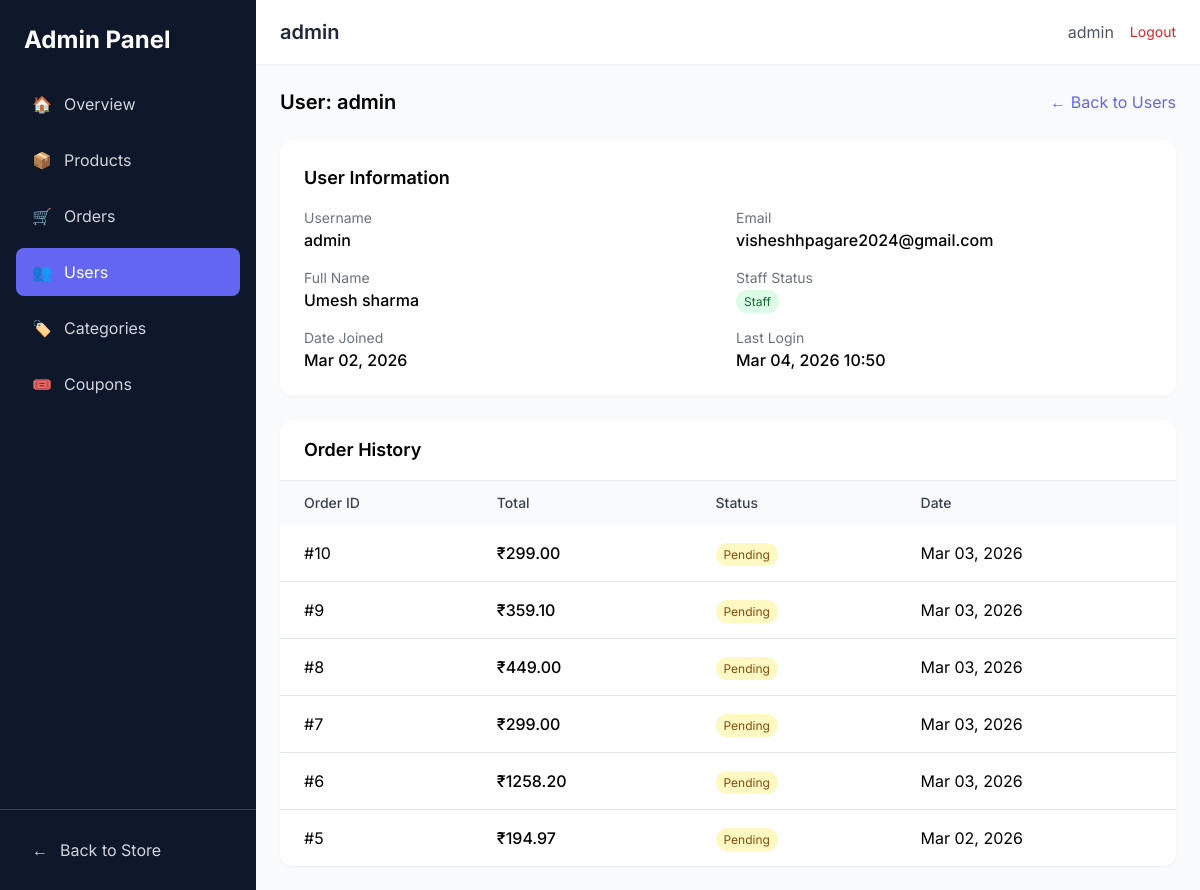
The app's page /dashboard/users/1/ (signed in), older data.
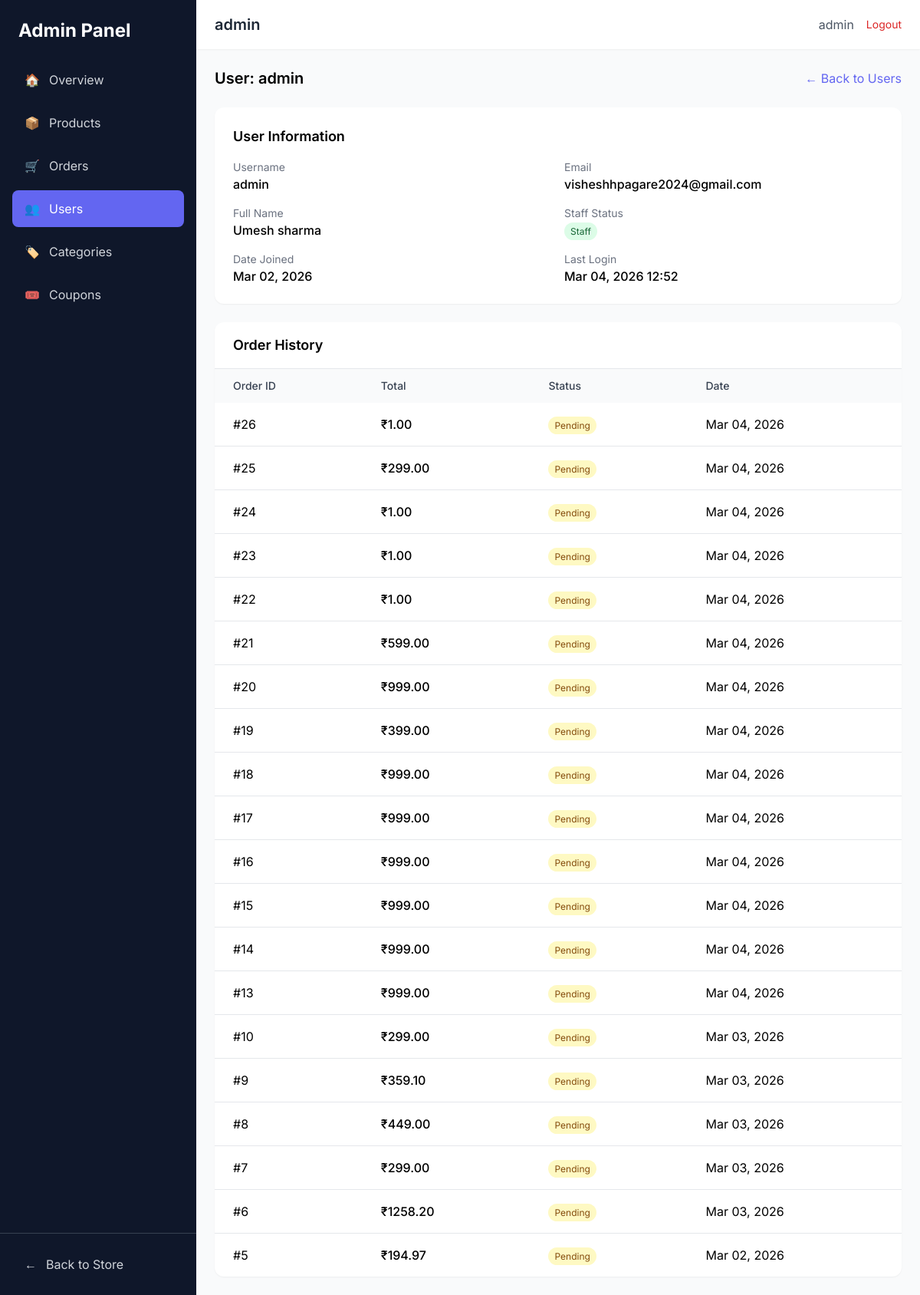
The same page, newer data.
### users/models.py (models this page shows, shortened)
class CustomUser(AbstractUser):
    phone = models.CharField(max_length=20, blank=True)
    avatar = models.ImageField(upload_to='avatars/', blank=True, null=True)
    address = models.TextField(blank=True)
    city = models.CharField(max_length=100, blank=True)
    country = models.CharField(max_length=100, blank=True)

### orders/models.py (models this page shows, shortened)
class Order(models.Model):
    STATUS_CHOICES = [
        ('PENDING', 'Pending'),
        ('CONFIRMED', 'Confirmed'),
        ('SHIPPED', 'Shipped'),
        ('DELIVERED', 'Delivered'),
        ('CANCELLED', 'Cancelled'),
    ]
    PAYMENT_STATUS_CHOICES = [
        ('PENDING', 'Pending'),
        ('PAID', 'Paid'),
        ('FAILED', 'Failed'),
        ('REFUNDED', 'Refunded'),
    ]
    user = models.ForeignKey(settings.AUTH_USER_MODEL, on_delete=models.CASCADE, related_name='orders')
    total_price = models.DecimalField(max_digits=10, decimal_places=2)
    status = models.CharField(max_length=20, choices=STATUS_CHOICES, default='PENDING')
    payment_status = models.CharField(max_length=20, choices=PAYMENT_STATUS_CHOICES, default='PENDING')
    shipping_address = models.TextField()
    created_at = models.DateTimeField(auto_now_add=True)
    updated_at = models.DateTimeField(auto_now=True)

### dashboard/views.py (the view)
# urls.py: path('users/<int:id>/', views.user_detail, name='user_detail'),
@staff_required
def user_detail(request, id):
    user = get_object_or_404(CustomUser, id=id)
    orders = user.orders.order_by('-created_at')
    return render(request, 'dashboard/users/detail.html', {'user': user, 'orders': orders})

### orders/cart_utils.py (called while the page is built, shortened)
def get_cart(request):
    if request.user.is_authenticated:
        cart, created = Cart.objects.get_or_create(user=request.user)
        if request.session.session_key is None:
            request.session.create()
        session_key = request.session.session_key
        session_cart = Cart.objects.filter(session_key=session_key, user__isnull=True).first()
        if session_cart:
            merge_carts(session_key, request.user)
        return cart

def get_cart_count(request):
    cart = get_cart(request)
    return sum(item.quantity for item in cart.items.all())

### orders/context_processors.py (called while the page is built)
def cart_context(request):
    return {
        'cart_count': get_cart_count(request),
    }

### templates/dashboard/users/detail.html (shortened to what this page needs)
{% extends 'dashboard/base.html' %}
{% block page_title %}{{ user.username }}{% endblock %}
{% block content %}
<div class="max-w-4xl">
    <div class="flex justify-between items-center mb-6">
        <h2 class="text-xl font-semibold">User: {{ user.username }}</h2>
        <a href="{% url 'dashboard:user_list' %}" class="text-primary hover:underline">&larr; Back to Users</a>
    </div>
    <div class="bg-white rounded-xl shadow-sm p-6 mb-6">
        <h3 class="text-lg font-semibold mb-4">User Information</h3>
        <div class="grid grid-cols-2 gap-4">
            <div>
                <p class="text-sm text-gray-500">Username</p>
                <p class="font-medium">{{ user.username }}</p>
            </div>
            <div>
                <p class="text-sm text-gray-500">Email</p>
                <p class="font-medium">{{ user.email }}</p>
            </div>
            <div>
                <p class="text-sm text-gray-500">Full Name</p>
                <p class="font-medium">{{ user.get_full_name|default:'-' }}</p>
            </div>
            <div>
                <p class="text-sm text-gray-500">Staff Status</p>
                <span class="px-2 py-1 text-xs rounded-full {% if user.is_staff %}bg-green-100 text-green-800{% else %}bg-gray-100 text-gray-800{% endif %}">
                    {{ user.is_staff|yesno:"Staff,User" }}
                </span>
            </div>
            <div>
                <p class="text-sm text-gray-500">Date Joined</p>
                <p class="font-medium">{{ user.date_joined|date:"M d, Y" }}</p>
            </div>
            <div>
                <p class="text-sm text-gray-500">Last Login</p>
                <p class="font-medium">{{ user.last_login|date:"M d, Y H:i"|default:'Never' }}</p>
            </div>
        </div>
    </div>
    <div class="bg-white rounded-xl shadow-sm overflow-hidden">
        <div class="px-6 py-4 border-b border-gray-200">
            <h3 class="text-lg font-semibold">Order History</h3>
        </div>
        <table class="w-full">
            <thead class="bg-gray-50">
                <tr>
                    <th class="px-6 py-3 text-left text-sm font-medium text-gray-700">Order ID</th>
                    <th class="px-6 py-3 text-left text-sm font-medium text-gray-700">Total</th>
                    <th class="px-6 py-3 text-left text-sm font-medium text-gray-700">Status</th>
                    <th class="px-6 py-3 text-left text-sm font-medium text-gray-700">Date</th>
                </tr>
            </thead>
            <tbody class="divide-y divide-gray-200">
                {% for order in orders %}
                    <tr>
                        <td class="px-6 py-4">#{{ order.id }}</td>
                        <td class="px-6 py-4 font-medium">₹{{ order.total_price }}</td>
                        <td class="px-6 py-4">
                            <span class="px-2 py-1 text-xs rounded-full
                                {% if order.status == 'PENDING' %}bg-yellow-100 text-yellow-800
                                {% elif order.status == 'DELIVERED' %}bg-green-100 text-green-800
                                {% else %}bg-gray-100 text-gray-800{% endif %}">
                                {{ order.get_status_display }}
                            </span>
                        </td>
                        <td class="px-6 py-4">{{ order.created_at|date:"M d, Y" }}</td>
                    </tr>
                {% empty %}
                    <tr>
                        <td colspan="4" class="px-6 py-8 text-center text-gray-500">No orders yet</td>
                    </tr>
                {% endfor %}
            </tbody>
        </table>
    </div>
</div>
{% endblock %}

### templates/dashboard/base.html (shortened to what this page needs)
<!DOCTYPE html>
<html lang="en">
<head>
    <script src="https://cdn.tailwindcss.com"></script>
</head>
<body class="bg-gray-50">
    <div class="flex h-screen">
        <aside id="sidebar" class="bg-sidebar text-white w-64 flex-shrink-0 hidden lg:flex flex-col">
            <div class="p-6">
                <a href="{% url 'dashboard:home' %}" class="text-2xl font-bold">Admin Panel</a>
            </div>
            <nav class="flex-1 px-4 space-y-2">
                <a href="{% url 'dashboard:home' %}" class="flex items-center gap-3 px-4 py-3 rounded-lg {% if request.resolver_match.url_name == 'home' %}bg-primary text-white{% else %}text-gray-300 hover:bg-gray-800{% endif %} transition">
                    <span>🏠</span> Overview
                </a>
                <a href="{% url 'dashboard:product_list' %}" class="flex items-center gap-3 px-4 py-3 rounded-lg {% if 'product' in request.resolver_match.url_name %}bg-primary text-white{% else %}text-gray-300 hover:bg-gray-800{% endif %} transition">
                    <span>📦</span> Products
                </a>
                <a href="{% url 'dashboard:order_list' %}" class="flex items-center gap-3 px-4 py-3 rounded-lg {% if 'order' in request.resolver_match.url_name and 'order_status' not in request.resolver_match.url_name %}bg-primary text-white{% else %}text-gray-300 hover:bg-gray-800{% endif %} transition">
                    <span>🛒</span> Orders
                </a>
                <a href="{% url 'dashboard:user_list' %}" class="flex items-center gap-3 px-4 py-3 rounded-lg {% if 'user' in request.resolver_match.url_name %}bg-primary text-white{% else %}text-gray-300 hover:bg-gray-800{% endif %} transition">
                    <span>👥</span> Users
                </a>
                <a href="{% url 'dashboard:category_list' %}" class="flex items-center gap-3 px-4 py-3 rounded-lg {% if 'category' in request.resolver_match.url_name %}bg-primary text-white{% else %}text-gray-300 hover:bg-gray-800{% endif %} transition">
                    <span>🏷️</span> Categories
                </a>
                <a href="{% url 'dashboard:coupon_list' %}" class="flex items-center gap-3 px-4 py-3 rounded-lg {% if 'coupon' in request.resolver_match.url_name %}bg-primary text-white{% else %}text-gray-300 hover:bg-gray-800{% endif %} transition">
                    <span>🎟️</span> Coupons
                </a>
            </nav>
            <div class="p-4 border-t border-gray-700">
                <a href="{% url 'products:home' %}" class="flex items-center gap-3 px-4 py-3 rounded-lg text-gray-300 hover:bg-gray-800 transition">
                    <span>←</span> Back to Store
                </a>
            </div>
        </aside>
        <div class="flex-1 flex flex-col overflow-hidden">
            <header class="bg-white shadow-sm h-16 flex items-center justify-between px-6">
                <div class="flex items-center gap-4">
                    <h1 class="text-xl font-semibold text-gray-800">{% block page_title %}Dashboard{% endblock %}</h1>
                </div>
                <div class="flex items-center gap-4">
                    <span class="text-gray-600">{{ request.user.username }}</span>
                    <a href="{% url 'users:logout' %}" class="text-sm text-red-600 hover:text-red-800">Logout</a>
                </div>
            </header>
            <main class="flex-1 overflow-y-auto p-6">
                {% block content %}{% endblock %}
            </main>
        </div>
    </div>
</body>
</html>

Row changes from the older to the newer data that the page shows:
changed CustomUser "admin": last_login "Mar 04, 2026 10:50" → "Mar 04, 2026 12:52"
added Order: id "26", total_price "1.00", status "Pending", created_at "Mar 04, 2026"
added Order: id "25", total_price "299.00", status "Pending", created_at "Mar 04, 2026"
added Order: id "24", total_price "1.00", status "Pending", created_at "Mar 04, 2026"
added Order: id "23", total_price "1.00", status "Pending", created_at "Mar 04, 2026"
added Order: id "22", total_price "1.00", status "Pending", created_at "Mar 04, 2026"
added Order: id "21", total_price "599.00", status "Pending", created_at "Mar 04, 2026"
added Order: id "20", total_price "999.00", status "Pending", created_at "Mar 04, 2026"
added Order: id "19", total_price "399.00", status "Pending", created_at "Mar 04, 2026"
added Order: id "18", total_price "999.00", status "Pending", created_at "Mar 04, 2026"
added Order: id "17", total_price "999.00", status "Pending", created_at "Mar 04, 2026"
added Order: id "16", total_price "999.00", status "Pending", created_at "Mar 04, 2026"
added Order: id "15", total_price "999.00", status "Pending", created_at "Mar 04, 2026"
added Order: id "14", total_price "999.00", status "Pending", created_at "Mar 04, 2026"
added Order: id "13", total_price "999.00", status "Pending", created_at "Mar 04, 2026"
